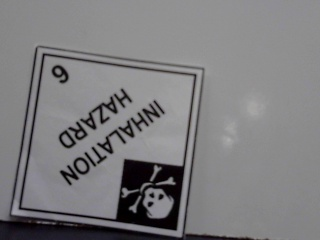
#> input picture hazmat/screencapture.jpg, 320 x 240 px
$ python translation.py --image screencapture.jpg
#> lines starting #> are read from the running program, lines starting #| are printed output that depends on the picture
import numpy as np
import argparse
#a library we're gonna write ourselves
import imutils
import cv2

ap = argparse.ArgumentParser()
ap.add_argument("-i", "--image", required = True,
    help = "Path to the image")
args = vars(ap.parse_args())

image = cv2.imread(args["image"])
#> image is the input picture: shape (240, 320, 3); mean B, G, R 126.5, 124.7, 125.4
cv2.imshow("Original", image)

#define translation matrix M
#tells us how many pixels
#25 pixels to the right, 50 pixels down
M = np.float32([[1, 0, 25], [0, 1, 50]])

shifted = cv2.warpAffine(image, M, (image.shape[1], image.shape[0]))
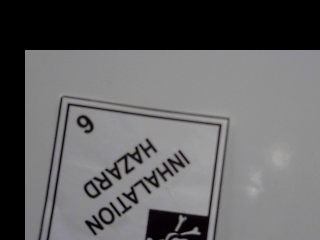
#> shifted: shape (240, 320, 3); mean B, G, R 96.9, 96, 96.4
cv2.imshow("Shifted Down and Right", shifted)

M = np.float32([[1, 0, -50], [0, 1, -90]])
shifted = cv2.warpAffine(image, M, (image.shape[1], image.shape[0]))
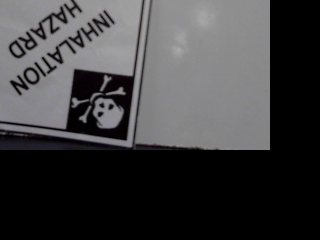
#> shifted: shape (240, 320, 3); mean B, G, R 63.1, 62, 62.5
cv2.imshow("Shifted Down and Right", shifted)

M = np.float32([[1, 0, -50], [0, 1, -90]])
shifted = cv2.warpAffine(image, M, (image.shape[1], image.shape[0]))
cv2.imshow("Shifted Up and left", shifted)

shifted = imutils.translate(image, 0, 100)
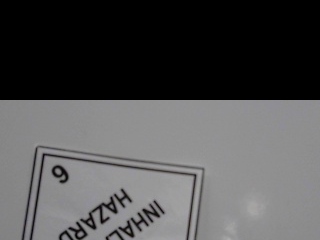
#> shifted: shape (240, 320, 3); mean B, G, R 80.4, 79.9, 80.1
cv2.imshow("Shifted Down", shifted)
cv2.waitKey(0)
